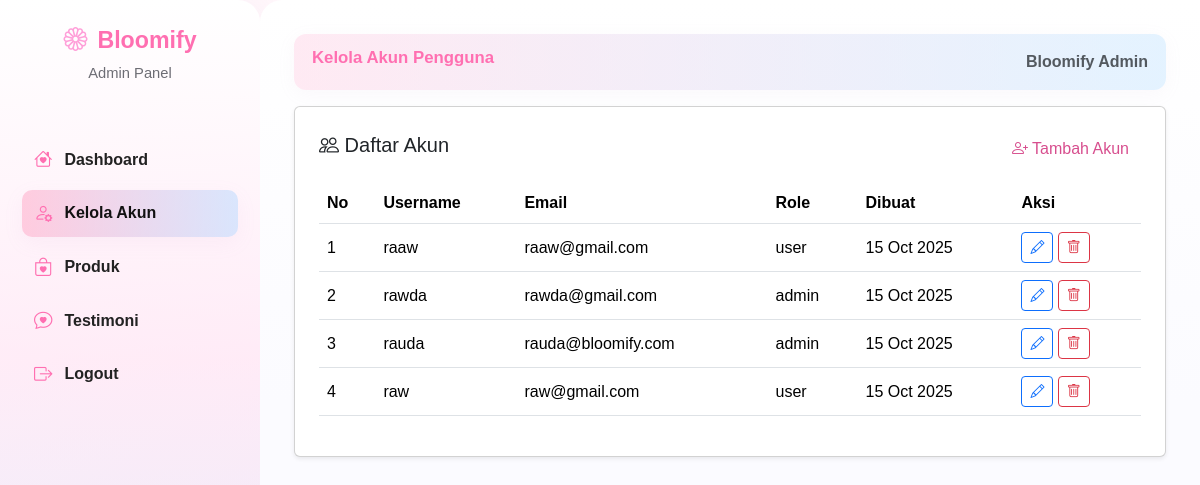
Page /admin/akun.php (signed in) on the committed database.
### tables this page shows
CREATE TABLE `users` (
  `id` int NOT NULL,
  `username` varchar(100) NOT NULL,
  `email` varchar(100) NOT NULL,
  `password` varchar(255) NOT NULL,
  `role` enum('admin','user') DEFAULT 'user',
  `created_at` timestamp NULL DEFAULT CURRENT_TIMESTAMP,
  `updated_at` timestamp NULL DEFAULT CURRENT_TIMESTAMP ON UPDATE CURRENT_TIMESTAMP
);

### admin/akun.php (the view, shortened to what this page needs)
<?php
require_once '../config/db.php';
$accounts = $pdo->query("SELECT * FROM users ORDER BY created_at DESC")->fetchAll(PDO::FETCH_ASSOC);
?>
<!DOCTYPE html>
<html lang="id">
<head>
    <link href="https://cdn.jsdelivr.net/npm/bootstrap@5.3.3/dist/css/bootstrap.min.css" rel="stylesheet">
    <link href="https://cdn.jsdelivr.net/npm/bootstrap-icons@1.11.3/font/bootstrap-icons.css" rel="stylesheet">
    <link rel="stylesheet" href="../assets/css/style.css">
</head>
<body>
    <div class="dashboard-container">
        <aside class="sidebar">
            <div class="sidebar-header">
                <div class="sidebar-logo">
                    <i class="bi bi-flower1"></i>
                    <span>Bloomify</span>
                </div>
                <p class="sidebar-sub">Admin Panel</p>
            </div>
            <div class="sidebar-menu">
                <ul>
                    <li><a href="dashboard.php"><i class="bi bi-house-heart"></i> Dashboard</a></li>
                    <li><a href="akun.php" class="active"><i class="bi bi-person-gear"></i> Kelola Akun</a></li>
                    <li><a href="produk.php"><i class="bi bi-bag-heart"></i> Produk</a></li>
                    <li><a href="testimoni.php"><i class="bi bi-chat-heart"></i> Testimoni</a></li>
                    <li class="logout-section"><a href="../auth/logout.php"><i class="bi bi-box-arrow-right"></i> Logout</a></li>
                </ul>
            </div>
        </aside>
        <main class="main-content">
            <div class="topbar">
                <h3>Kelola Akun Pengguna</h3>
                <span class="text-muted">Bloomify Admin</span>
            </div>
            <div class="card p-4 shadow-sm mt-3">
                <div class="d-flex justify-content-between align-items-center mb-3">
                    <h5><i class="bi bi-people"></i> Daftar Akun</h5>
                    <button class="btn btn-pink" data-bs-toggle="modal" data-bs-target="#addUserModal">
                        <i class="bi bi-person-plus"></i> Tambah Akun
                    </button>
                </div>
                <table class="table table-hover align-middle">
                    <thead class="table-pink">
                        <tr>
                            <th>No</th>
                            <th>Username</th>
                            <th>Email</th>
                            <th>Role</th>
                            <th>Dibuat</th>
                            <th>Aksi</th>
                        </tr>
                    </thead>
                    <tbody>
                        <?php foreach ($accounts as $i => $acc): ?>
                            <tr>
                                <td><?= $i + 1 ?></td>
                                <td><?= htmlspecialchars($acc['username']) ?></td>
                                <td><?= htmlspecialchars($acc['email']) ?></td>
                                <td><?= htmlspecialchars($acc['role']) ?></td>
                                <td><?= date('d M Y', strtotime($acc['created_at'])) ?></td>
                                <td>
                                    <button class="btn btn-sm btn-outline-primary editBtn"
                                        data-id="<?= $acc['id'] ?>"
                                        data-username="<?= htmlspecialchars($acc['username']) ?>"
                                        data-email="<?= htmlspecialchars($acc['email']) ?>"
                                        data-role="<?= htmlspecialchars($acc['role']) ?>">
                                        <i class="bi bi-pencil"></i>
                                    </button>
                                    <a href="akun_action.php?action=delete&id=<?= $acc['id'] ?>"
                                        class="btn btn-sm btn-outline-danger"
                                        onclick="return confirm('Yakin ingin menghapus akun ini?')">
                                        <i class="bi bi-trash"></i>
                                    </a>
                                </td>
                            </tr>
                        <?php endforeach; ?>
                    </tbody>
                </table>
            </div>
        </main>
    </div>
</body>
</html>

### assets/css/style.css (style rules this page uses)
* { box-sizing: border-box; scroll-behavior: smooth; margin: 0; padding: 0; }
:root { --bg-1: #ffffff; --accent-pink: #ff6fb1; --accent-pink-soft: #ffd6ea; --accent-blue-soft: #d9f0ff; --muted: #6b6b75; --card-shadow: rgba(0, 0, 0, 0.06); --glass: rgba(255, 255, 255, 0.85); --radius-lg: 18px; --radius-md: 12px; }
body { font-family: "Poppins", sans-serif; background: linear-gradient(135deg, #fffafc 0%, #fff0f8 40%, #f0f7ff 100%); color: #333; min-height: 100vh; -webkit-font-smoothing: antialiased; -moz-osx-font-smoothing: grayscale; }
.dashboard-container { display: flex; min-height: 100vh; align-items: stretch; }
.sidebar { width: 260px; padding: 22px 18px; background: linear-gradient( 180deg, #ffffff 0%, rgba(255, 230, 245, 0.6) 45%, rgba(210, 235, 255, 0.6) 100% ); border-top-right-radius: 22px; border-bottom-right-radius: 22px; box-shadow: 4px 0 24px rgba(180, 160, 200, 0.06); display: flex; flex-direction: column; gap: 12px; }
.sidebar-header { text-align: center; padding-bottom: 6px; }
.sidebar-logo { display: inline-flex; align-items: center; gap: 10px; font-size: 1.45rem; font-weight: 700; color: var(--accent-pink); }
.sidebar-logo i { font-size: 1.5rem; color: #ff9fd9; }
.sidebar-sub { color: #6d6d74; font-size: 0.92rem; margin-top: 4px; }
.sidebar-menu { flex: 1 1 auto; padding-top: 12px; display: flex; flex-direction: column; }
.sidebar-menu ul { list-style: none; padding: 0; margin: 0; }
.sidebar-menu a { display: flex; align-items: center; gap: 12px; padding: 10px 12px; border-radius: 10px; color: #222; text-decoration: none; font-weight: 600; margin: 6px 4px; transition: all 0.18s ease; background: transparent; }
.sidebar-menu a i { font-size: 1.15rem; color: var(--accent-pink); }
.sidebar-menu a.active { background: linear-gradient( 90deg, rgba(255, 170, 200, 0.55), rgba(180, 215, 255, 0.5) ); color: #111; box-shadow: 0 6px 20px rgba(200, 150, 200, 0.08); }
.main-content { flex: 1 1 auto; padding: 34px; background: linear-gradient(180deg, #ffffff 0%, #fbfbff 50%); overflow-y: auto; border-top-left-radius: 22px; border-bottom-left-radius: 22px; }
.topbar { display: flex; align-items: center; justify-content: space-between; padding: 14px 18px; border-radius: 12px; background: linear-gradient( 90deg, rgba(255, 220, 235, 0.6), rgba(210, 235, 255, 0.6) ); box-shadow: 0 4px 18px rgba(200, 170, 200, 0.07); }
.topbar h3 { color: var(--accent-pink); font-weight: 700; font-size: 1.05rem; }
.topbar .text-muted { color: var(--muted); font-weight: 600; }
.table-pink { background: linear-gradient(90deg, #ffe3ed, #eaf6ff); color: #333; }
.btn-pink { border: none; color: #d74e8e; transition: all 0.3s ease; }
.table th, .table td { vertical-align: middle; }

### rows in the picture
users: username "raaw", email "raaw@gmail.com", role "user", created_at "15 Oct 2025"
users: username "rawda", email "rawda@gmail.com", role "admin", created_at "15 Oct 2025"
users: username "rauda", email "rauda@bloomify.com", role "admin", created_at "15 Oct 2025"
users: username "raw", email "raw@gmail.com", role "user", created_at "15 Oct 2025"
